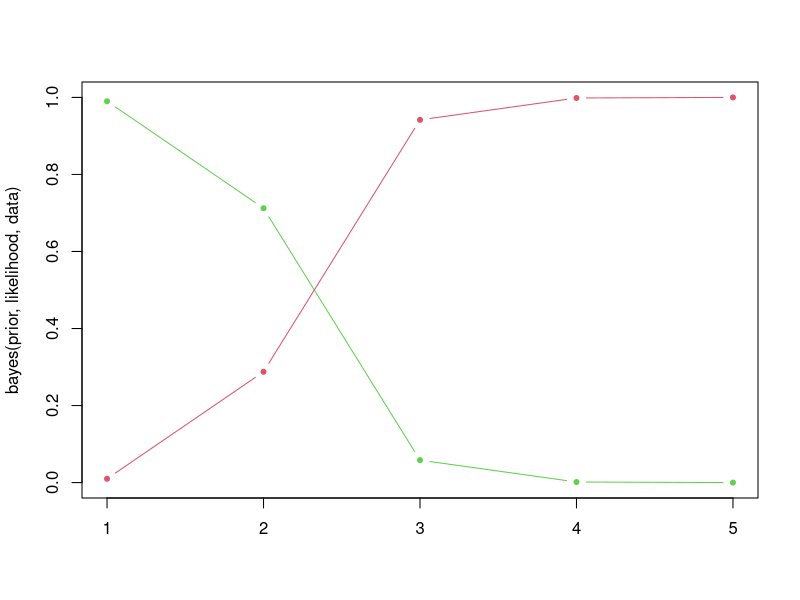
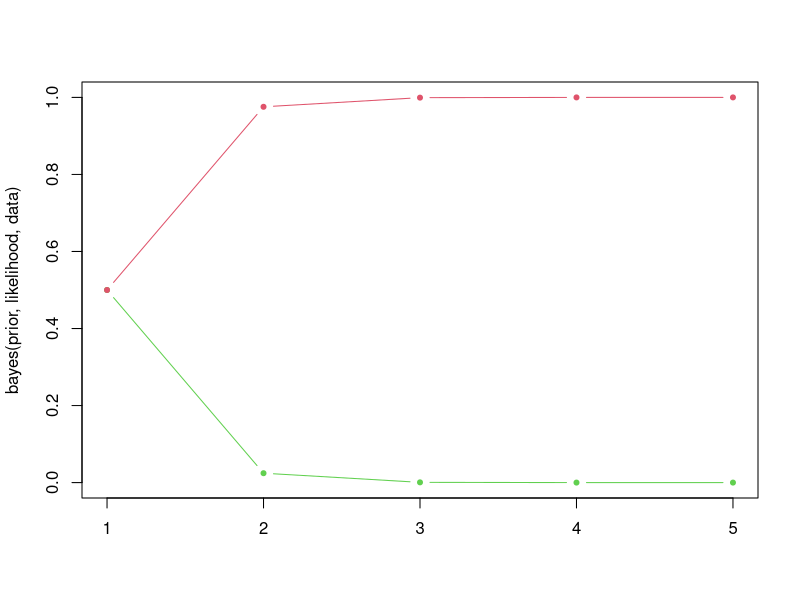
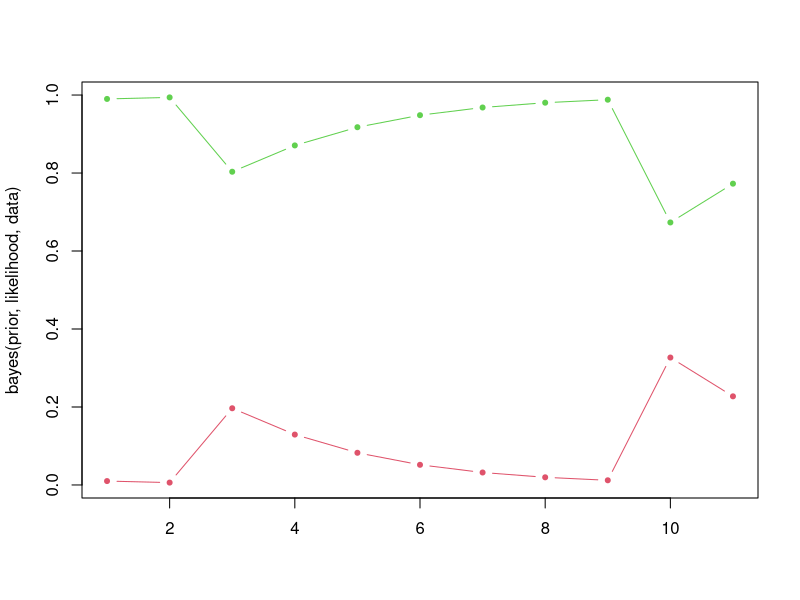

The R source for these figures, in order:
# from book Prob graph models R

prior <- c(working = 0.99, broken = 0.01)
prior
likelihood <- rbind(working = c(good = 0.99, bad = 0.01),
    broken = c(good = 0.6, bad = 0.4))
likelihood
data <- c("bad", "bad", "bad", "bad")
data

# bayes update function
bayes <- function(prior, likelihood, data){
    #create matrix to store successive computation of posteriors
    posterior <- matrix(0, nrow = length(data), ncol = length(prior))
    dimnames(posterior) <- list(data, names(prior))
    initial_prior <- prior 

    # for each data calculate the posterior given current prior
    for(i in 1:length(data)){
        posterior[i, ] <- prior*likelihood[, data[i]]/sum(prior*likelihood[, data[i]])

        prior <- posterior[i, ] # new prior is current posterior
    }

    return(rbind(initial_prior, posterior))
}

matplot(bayes(prior, likelihood, data), t = 'b', lty = 1, pch = 20, col = c(3,2))

# play with prior
prior <- c(working = 0.5, broken = 0.5)
matplot(bayes(prior, likelihood, data), t = 'b', lty = 1, pch = 20, col = c(3,2))

# play with data
prior <- c(working = 0.99, broken = 0.01)
data <- c("good","bad","good","good","good","good","good","good","bad","good")
matplot(bayes(prior, likelihood, data), t = 'b', lty = 1, pch = 20, col = c(3,2))

